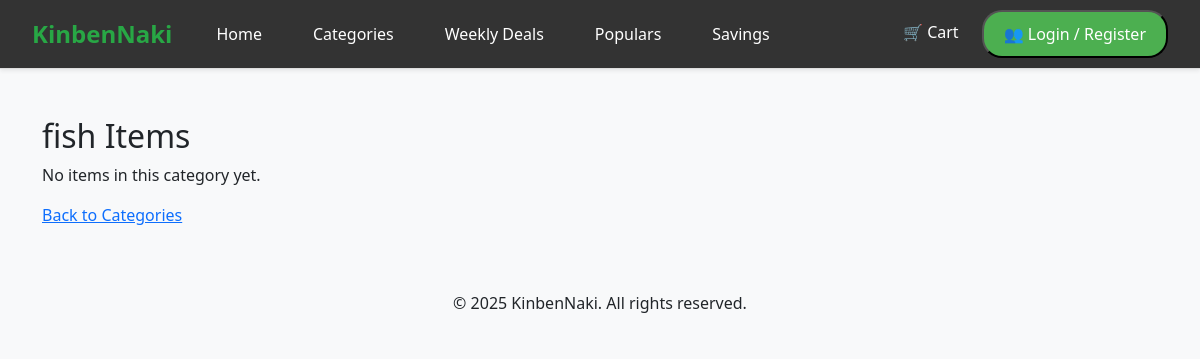
Page /category/fish/ on the earlier database version.
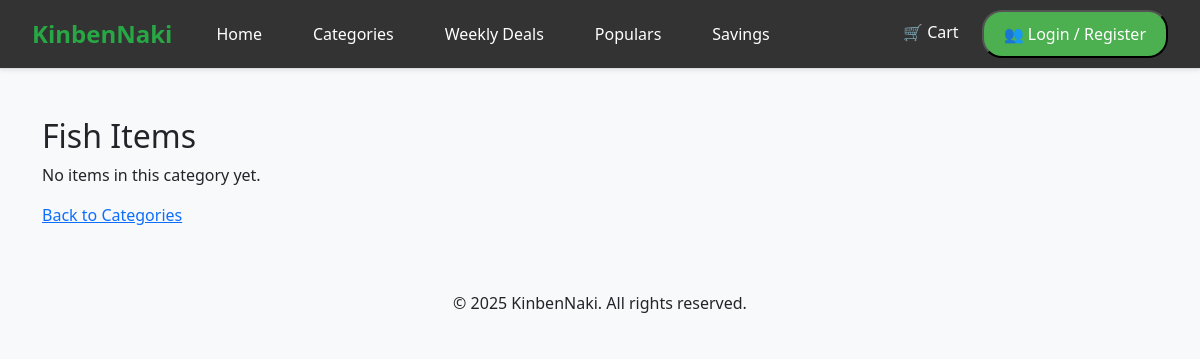
Same page on the later database version.
### shop/models.py (models this page shows, shortened)
class Category(models.Model):
    name = models.CharField(max_length=100)
    slug = models.SlugField(unique=True)
    description = models.TextField()
    is_active = models.BooleanField(default=True)

### shop/views.py (the view)
# urls.py: path('category/<slug:slug>/', views.category_view, name='category'),
def category_view(request, slug):
    category = Category.objects.get(slug=slug)
    items = category.items.all()  # Access all items related to this category
    return render(request, 'category_detail.html', {'category': category, 'items': items})

### templates/category_detail.html (shortened to what this page needs)
{% extends 'base.html' %}
{% block content %}
<!DOCTYPE html>
<html lang="en">
<head>
</head>
<body>
    <h2>{{ category.name }} Items</h2>
    <div class="row">
      {% for item in items %}
        <div class="col-md-4 mb-4">
          <div class="card">
            {% if item.image %}
              <img src="{{ item.image.url }}" class="card-img-top" alt="{{ item.name }}">
            {% endif %}
            <div class="card-body">
              <h5 class="card-title">{{ item.name }}</h5>
              <p class="card-text">{{ item.description }}</p>
              <p class="card-text">Price: ${{ item.price }}</p>
            </div>
          </div>
        </div>
      {% empty %}
        <p>No items in this category yet.</p>
      {% endfor %}
    </div>
    <a href="{% url 'category_list' %}">Back to Categories</a>
</body>
</html>
{% endblock %}

Differences in the rows shown:
no longer on this page (row edited): Category: name "fish"
added Category: name "Fish"
